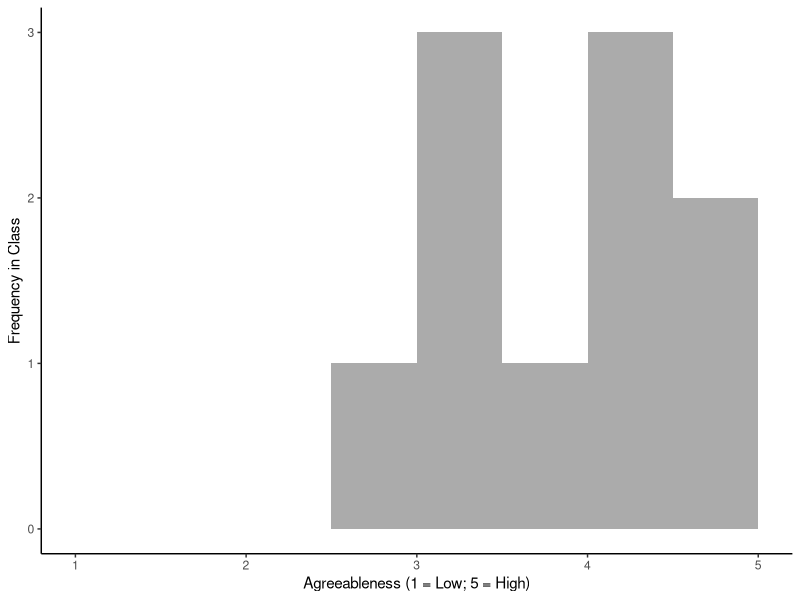
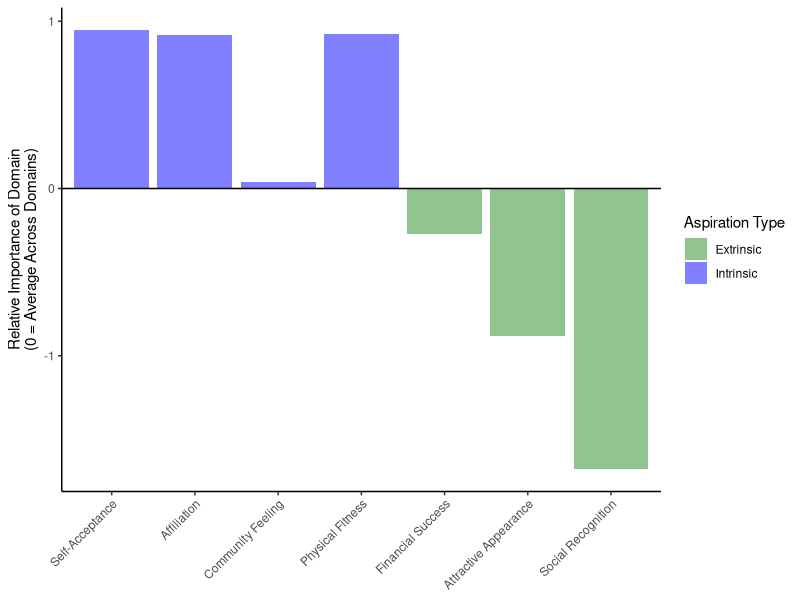
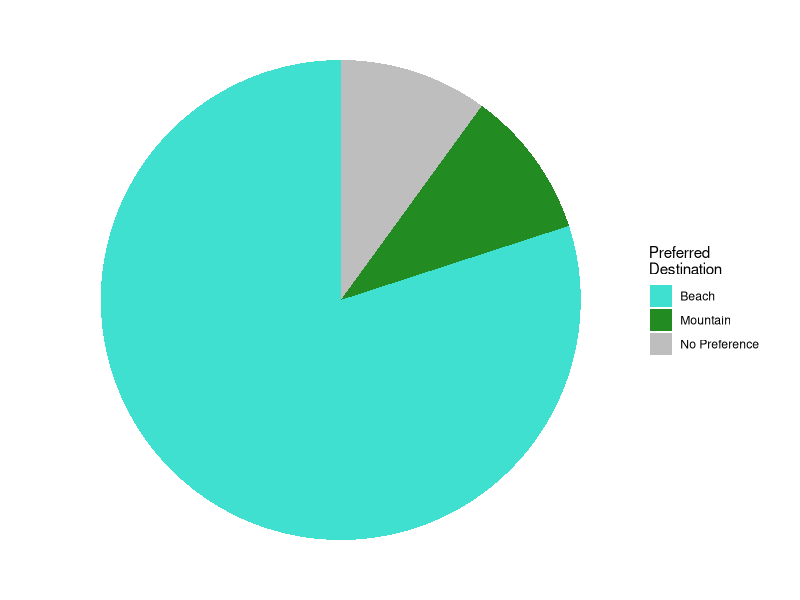
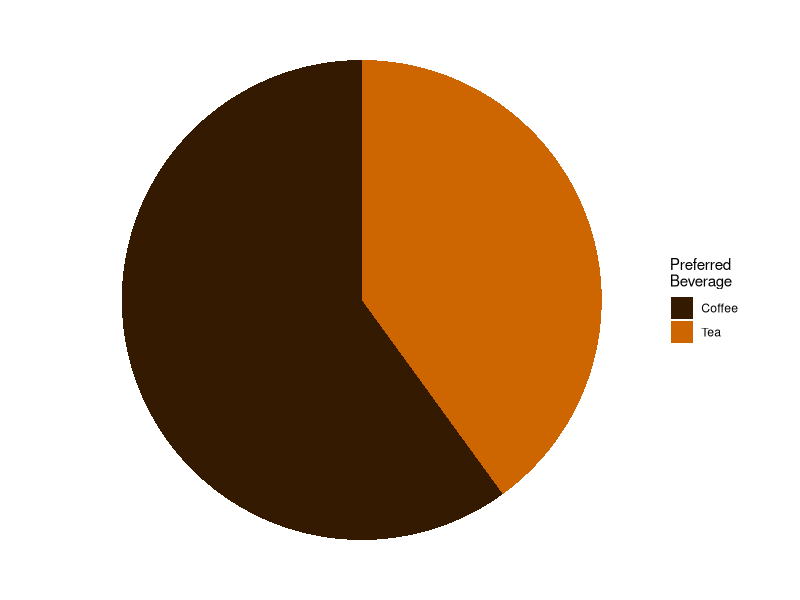
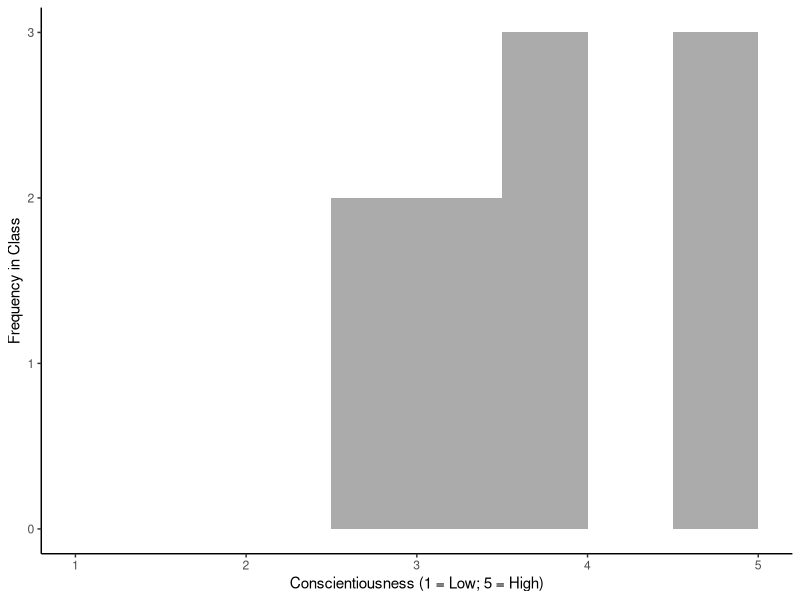
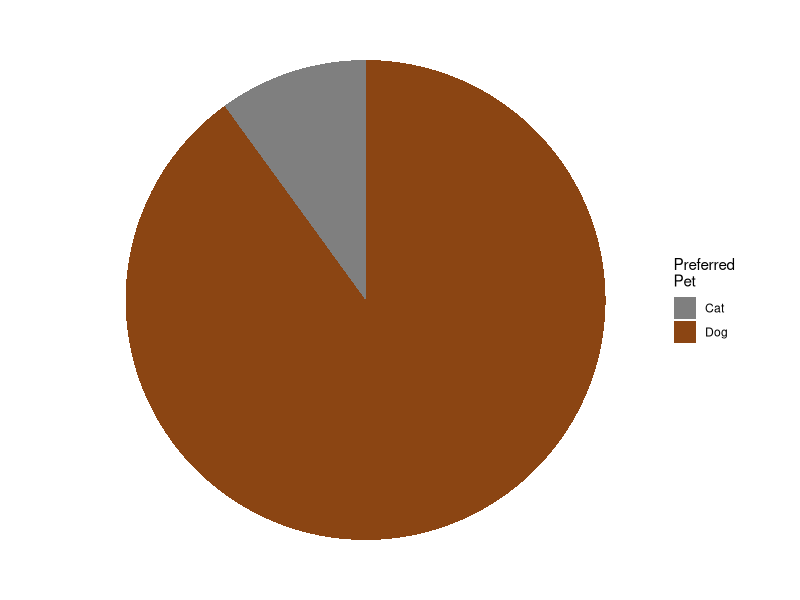
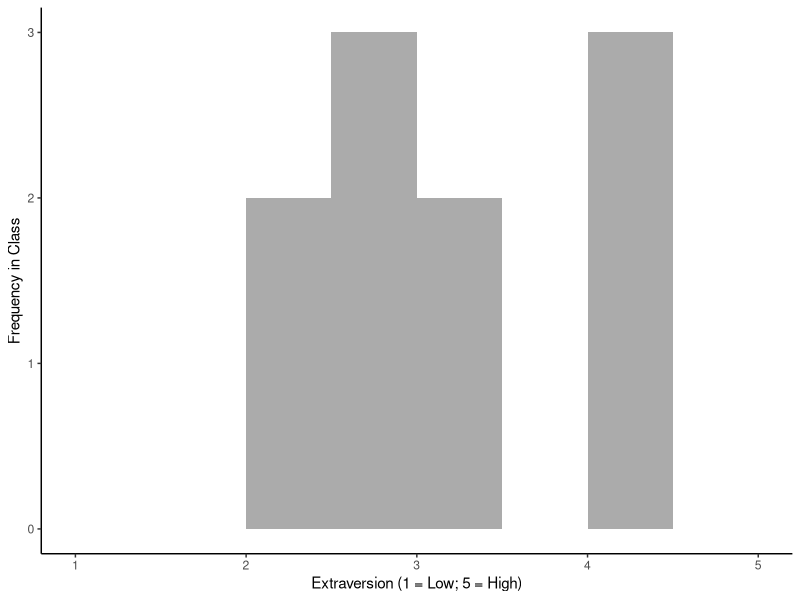
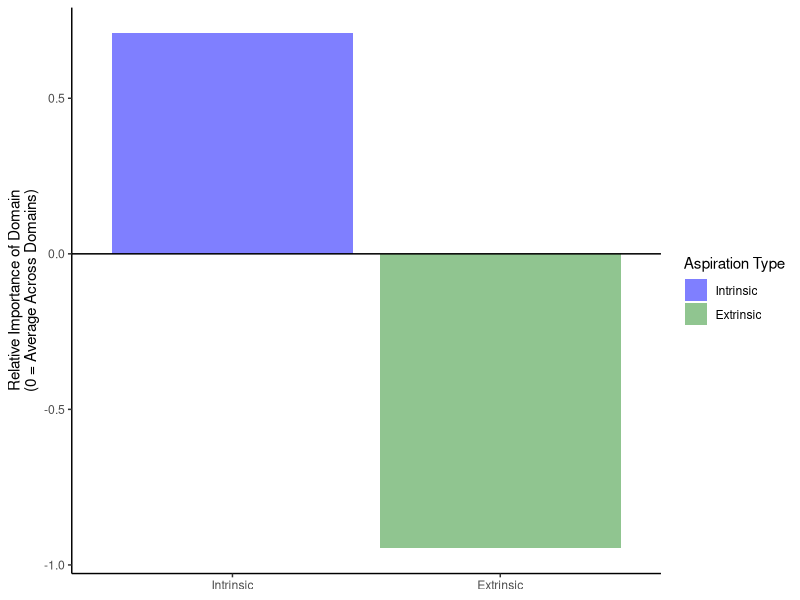

Reproduce these figures in R, in order. (Note: this script raises an error after producing the figures.)
# INSTRUCTIONS
#
# 1. After participants complete the questionnaire, export the raw dataset from Qualtrics with the
# *numeric values* (NOT *choice text*) option selected for the following code to run properly.
#
# 2. Then, save this CSV file in the "data" subfolder in Google Drive with the name "data.csv".
#
# 3. Finally, select all the text in this script by typing command-A and then click the "Run"
# button to run this script to generate the participant reports.
#
# 4. After running the script, the completed report PDFs will be saved to the "reports"
# subfolder labeled with each participant's UNI.

##### LOAD LIBRARIES, IMPORT, AND CLEAN DATA

# Load libraries
library(knitr) # Required for knitting
library(tidyverse) # Required for data cleaning
library(stringr) # Required for data cleaning
library(ggplot2) # Required for plots

# Import data
data <- read.csv(file="data/data.csv", header = TRUE, stringsAsFactors = FALSE)

# Delete two unnecessary additional header rows from Qualtrics export
data <- data[-which(data$StartDate == "Start Date"), ] # Repeated header row with column names
data <- data[-1,] # Header row with Qualtrics code in curly brackets

# Convert columns to numeric
data.num <- grep("bfi", colnames(data))
data.num <- append(data.num, grep("rfq", colnames(data)))
data.num <- append(data.num, grep("rmq", colnames(data)))
data.num <- append(data.num, grep("mfq", colnames(data)))
data.num <- append(data.num, grep("rtq", colnames(data)))
data.num <- append(data.num, grep("ai", colnames(data)))
data.num <- append(data.num, grep("mb", colnames(data)))
data.num <- append(data.num, grep("catdog", colnames(data)))
data.num <- append(data.num, grep("teacoffee", colnames(data)))
data.num <- append(data.num, grep("penpencil", colnames(data)))
data.num <- append(data.num, grep("attnchk", colnames(data)))
data[data.num] <- lapply(data[data.num], as.numeric) # Convert columns from character to numeric
rm(data.num) # Clear data.num from workspace as it is no longer needed

# Removing "@columbia.edu" where it appears in UNI field
data$uni <- str_remove(data$uni, "@columbia.edu")

# Renaming and ordering factor levels where appropriate
data$gender[data$gender == "1"] <- "male"
data$gender[data$gender == "2"] <- "female"
data$gender[data$gender == "3"] <- "other"
data$gender <- as.factor(data$gender)

data$language[data$language == "1"] <- "english"
data$language[data$language == "2"] <- "spanish"
data$language[data$language == "3"] <- "other"
data$language <- as.factor(data$language)

data$ethnicity[!(data$ethnicity == "1" | data$ethnicity == "2" | data$ethnicity == "3" |
                  data$ethnicity == "4" | data$ethnicity == "5" | data$ethnicity == "6" |
                  data$ethnicity == "7" | is.na(data$ethnicity) == TRUE)] <- "multi"
data$ethnicity[data$ethnicity == "1"] <- "amerindian"
data$ethnicity[data$ethnicity == "2"] <- "asian"
data$ethnicity[data$ethnicity == "3"] <- "black"
data$ethnicity[data$ethnicity == "4"] <- "hispanic"
data$ethnicity[data$ethnicity == "5"] <- "pacislander"
data$ethnicity[data$ethnicity == "6"] <- "white"
data$ethnicity[data$ethnicity == "7"] <- "other"
data$ethnicity <- as.factor(data$ethnicity)

data$education[data$education == "0"] <- "none"
data$education[data$education == "1"] <- "elementary"
data$education[data$education == "2"] <- "somehs"
data$education[data$education == "3"] <- "highschool"
data$education[data$education == "4"] <- "somecollege"
data$education[data$education == "5"] <- "associates"
data$education[data$education == "6"] <- "bachelors"
data$education[data$education == "7"] <- "masters"
data$education[data$education == "8"] <- "doctorate"
data$education <- as.factor(data$education)
data$education <- factor(data$education, ordered = TRUE, levels = c("none", "elementary", "somehs", "highschool", "somecollege", "associates", "bachelors", "masters", "doctorate"))

# In study, location presented as home state
data$location[data$location == "Prefer not to answer"] <- NA
data$location[data$location == "2"] <- "NotInUS"
data$location[data$location == "3"] <- "AL"
data$location[data$location == "4"] <- "AK"
data$location[data$location == "5"] <- "AS"
data$location[data$location == "6"] <- "AZ"
data$location[data$location == "7"] <- "AR"
data$location[data$location == "8"] <- "CA"
data$location[data$location == "58"] <- "CO"
data$location[data$location == "9"] <- "CT"
data$location[data$location == "10"] <- "DE"
data$location[data$location == "59"] <- "DC"
data$location[data$location == "12"] <- "FL"
data$location[data$location == "13"] <- "GA"
data$location[data$location == "14"] <- "GU"
data$location[data$location == "15"] <- "HI"
data$location[data$location == "16"] <- "ID"
data$location[data$location == "65"] <- "IL"
data$location[data$location == "66"] <- "IN"
data$location[data$location == "67"] <- "IA"
data$location[data$location == "68"] <- "KS"
data$location[data$location == "69"] <- "KY"
data$location[data$location == "70"] <- "LA"
data$location[data$location == "71"] <- "ME"
data$location[data$location == "72"] <- "MD"
data$location[data$location == "73"] <- "MA"
data$location[data$location == "74"] <- "MI"
data$location[data$location == "75"] <- "MN"
data$location[data$location == "76"] <- "MS"
data$location[data$location == "105"] <- "MO"
data$location[data$location == "77"] <- "MT"
data$location[data$location == "78"] <- "NE"
data$location[data$location == "79"] <- "NV"
data$location[data$location == "80"] <- "NH"
data$location[data$location == "81"] <- "NJ"
data$location[data$location == "82"] <- "NM"
data$location[data$location == "83"] <- "NY"
data$location[data$location == "84"] <- "NC"
data$location[data$location == "85"] <- "ND"
data$location[data$location == "86"] <- "MP"
data$location[data$location == "87"] <- "OH"
data$location[data$location == "88"] <- "OK"
data$location[data$location == "89"] <- "OR"
data$location[data$location == "90"] <- "PA"
data$location[data$location == "91"] <- "PR"
data$location[data$location == "92"] <- "RI"
data$location[data$location == "93"] <- "SC"
data$location[data$location == "94"] <- "SD"
data$location[data$location == "95"] <- "TN"
data$location[data$location == "96"] <- "TX"
data$location[data$location == "97"] <- "VI"
data$location[data$location == "98"] <- "UT"
data$location[data$location == "99"] <- "VT"
data$location[data$location == "100"] <- "VA"
data$location[data$location == "101"] <- "WA"
data$location[data$location == "102"] <- "WV"
data$location[data$location == "103"] <- "WI"
data$location[data$location == "104"] <- "WY"
data$location <- as.factor(data$location)

# Rescaling second group of MFQ items from 1-6 to 0-5
data$mfqcont_1 <- data$mfqcont_1 - 1
data$mfqcont_2 <- data$mfqcont_2 - 1
data$mfqcont_3 <- data$mfqcont_3 - 1
data$mfqcont_4 <- data$mfqcont_4 - 1
data$mfqcont_5 <- data$mfqcont_5 - 1
data$mfqcont_6 <- data$mfqcont_6 - 1
data$mfqcont_7 <- data$mfqcont_7 - 1
data$mfqcont_8 <- data$mfqcont_8 - 1
data$mfqcont_9 <- data$mfqcont_9 - 1
data$mfqcont_10 <- data$mfqcont_10 - 1
data$mfqcont_11 <- data$mfqcont_11 - 1
data$mfqcont_12 <- data$mfqcont_12 - 1
data$mfqcont_13 <- data$mfqcont_13 - 1
data$mfqcont_14 <- data$mfqcont_14 - 1
data$mfqcont_15 <- data$mfqcont_15 - 1
data$mfqcont_16 <- data$mfqcont_16 - 1

# Renaming MFQ items for easier calculation
data <- rename(data, mfq_17 = mfqcont_1, mfq_18 = mfqcont_2, mfq_19 = mfqcont_3, mfq_20 = mfqcont_4,
              mfq_21 = mfqcont_5, mfq_22 = mfqcont_6, mfq_23 = mfqcont_7, mfq_24 = mfqcont_8,
              mfq_25 = mfqcont_9, mfq_26 = mfqcont_10, mfq_27 = mfqcont_11, mfq_28 = mfqcont_12,
              mfq_29 = mfqcont_13, mfq_30 = mfqcont_14, mfq_31 = mfqcont_15, mfq_32 = mfqcont_16)

# Recoding fun measures for easier calculation
data$mb_1 <- recode(data$mb_1, "1" = "beach", "2" = "mountain")
data$mb_2 <- recode(data$mb_2, "1" = "mountain", "2" = "beach")
data$mb_3 <- recode(data$mb_3, "1" = "beach", "2" = "mountain")
data$mb_4 <- recode(data$mb_4, "1" = "mountain", "2" = "beach")
data$mb_5 <- recode(data$mb_5, "1" = "beach", "2" = "mountain")
data$mb_6 <- recode(data$mb_6, "1" = "mountain", "2" = "beach")
data$mb_1 <- recode(data$mb_1, "beach" = 1, "mountain" = 0) # mountain = 0, beach = 1
data$mb_2 <- recode(data$mb_2, "beach" = 1, "mountain" = 0) # mountain = 0, beach = 1
data$mb_3 <- recode(data$mb_3, "beach" = 1, "mountain" = 0) # mountain = 0, beach = 1
data$mb_4 <- recode(data$mb_4, "beach" = 1, "mountain" = 0) # mountain = 0, beach = 1
data$mb_5 <- recode(data$mb_5, "beach" = 1, "mountain" = 0) # mountain = 0, beach = 1
data$mb_6 <- recode(data$mb_6, "beach" = 1, "mountain" = 0) # mountain = 0, beach = 1
data$catdog.d <- recode(data$catdog, `1` = 0, `2` = 1) # cat = 0, dog = 1
data$catdog <- recode(data$catdog, `1` = "Cat", `2` = "Dog") # cat = 0, dog = 1
data$teacoffee.d <- recode(data$teacoffee, `1` = 0, `2` = 1) # tea = 0, coffee = 1
data$teacoffee <- recode(data$teacoffee, `1` = "Tea", `2` = "Coffee") # tea = 0, coffee = 1

##### CALCULATE SCALE SCORES

### BIG FIVE

# Extraversion: 1, 6R, 11, 16, 21R, 26, 31R, 36 (8 items)
data$extraversion <- (data$bfi_1 + (6-data$bfi_6) + data$bfi_11 + data$bfi_16 +
                       (6-data$bfi_21) + data$bfi_26 + (6-data$bfi_31) + data$bfi_36) / 8

# Agreeableness: 2R, 7, 12R, 17, 22, 27R, 32, 37R, 42 (9 items)
data$agreeableness <- ((6-data$bfi_2) + data$bfi_7 + (6-data$bfi_12) + data$bfi_17 + data$bfi_22 +
                        (6-data$bfi_27) + data$bfi_32 + (6-data$bfi_37) + data$bfi_42) / 9


# Conscientiousness: 3, 8R, 13, 18R, 23R, 28, 33, 38, 43R (9 items)
data$conscientiousness <- (data$bfi_3 + (6-data$bfi_8) + data$bfi_13 + (6-data$bfi_18) +
                            (6-data$bfi_23) + data$bfi_28 + data$bfi_33 + data$bfi_38 +
                            (6-data$bfi_43)) / 9

# Neuroticism: 4, 9R, 14, 19, 24R, 29, 34R, 39 (8 items)
data$neuroticism <- (data$bfi_4 + (6-data$bfi_9) + data$bfi_14 + data$bfi_19 +
                      (6-data$bfi_24) + data$bfi_29 + (6-data$bfi_34) + data$bfi_39) / 8

# Openness: 5, 10, 15, 20, 25, 30, 35R, 40, 41R, 44 (10 items)
data$openness <- (data$bfi_5 + data$bfi_10 + data$bfi_15 + data$bfi_20 + data$bfi_25 +
                   data$bfi_30 + (6-data$bfi_35) + data$bfi_40 + (6-data$bfi_41) +
                   data$bfi_44) / 10

### REGULULATORY FOCUS QUESTIONNAIRE

# Promotion
data$prom <- ((6-data$rfq_1) + data$rfq_3 + data$rfq_7 + (6-data$rfq_9) + data$rfq_10 + (6-data$rfq_11)) / 6

# Prevention
data$prev <- ((6-data$rfq_2) + (6-data$rfq_4) + data$rfq_5 + (6-data$rfq_6) + (6-data$rfq_8)) / 5

### REGULATORY MODE QUESTIONNAIRE

# Assessment
data$ass <- ((7-data$rmq_2) + data$rmq_6 + data$rmq_7 + data$rmq_9 + (7-data$rmq_10) + data$rmq_11 +
            data$rmq_15 + data$rmq_19 + data$rmq_20 + data$rmq_22 + (7-data$rmq_27) + data$rmq_30) / 12

# Locomotion
data$loc <- (data$rmq_1 + data$rmq_3 + data$rmq_4 + data$rmq_5 + data$rmq_8 + data$rmq_16 + data$rmq_21 +
            data$rmq_25 + data$rmq_28 + data$rmq_29 + (7-data$rmq_13) + (7-data$rmq_24)) / 12

### MORAL FOUNDATIONS QUESTIONNAIRE

# Harm/Care: 1, 7, 12, 17, 23, 28
data$harmcare <- data$mfq_1 + data$mfq_7 + data$mfq_12 + data$mfq_17 + data$mfq_23 + data$mfq_28

# Fairness/Reciprocity: 2, 8, 13, 18, 24, 29
data$fairrec <-  data$mfq_2 + data$mfq_8 + data$mfq_13 + data$mfq_18 + data$mfq_24 + data$mfq_29

# Ingroup/Loyalty: 3, 9, 14, 19, 25, 30
data$ingrployal <-  data$mfq_3 + data$mfq_9 + data$mfq_14 + data$mfq_19 + data$mfq_25 + data$mfq_30

# Authority/Respect: 4, 10, 15, 20, 26, 31
data$authresp <-  data$mfq_4 + data$mfq_10 + data$mfq_15 + data$mfq_20 + data$mfq_26 + data$mfq_31

# Purity/Sanctity: 5, 11, 16, 21, 27, 32
data$puresanc <-  data$mfq_5 + data$mfq_11 + data$mfq_16 + data$mfq_21 + data$mfq_27 + data$mfq_32

### RELATIONSHIP THEORIES QUESTIONNAIRE

# Soulmate: 1, 2, 3, 4, 5, 6R, 7, 8R, 9, 10, 11
data$soulmate <- (data$rtq_1 + data$rtq_2 + data$rtq_3 + data$rtq_4 + data$rtq_5 + (8-data$rtq_6) +
                 data$rtq_7 + (8-data$rtq_8) + data$rtq_9 + data$rtq_10 + data$rtq_11) / 11

# Work-it-out: 12, 13, 14, 15, 16, 17, 18, 19, 20
data$workitout <- (data$rtq_12 + data$rtq_13 + data$rtq_14 + data$rtq_15 + data$rtq_16 + data$rtq_17 +
                  data$rtq_18 + data$rtq_19 + data$rtq_20) / 9

### ASPIRATION INDEX

# Self-acceptance: 8, 16, 23, 35
data$selfaccept.raw <- (data$ai_imp_8 + data$ai_imp_16 + data$ai_imp_23 + data$ai_imp_35) / 4

# Affiliation: 9, 14, 18, 30, 40
data$affil.raw <- (data$ai_imp_9 + data$ai_imp_14 + data$ai_imp_18 + data$ai_imp_30 + data$ai_imp_40) / 5

# Community feeling: 6, 19, 27, 32, 39
data$commflg.raw <- (data$ai_imp_6 + data$ai_imp_19 + data$ai_imp_27 + data$ai_imp_32 + data$ai_imp_39) / 5

# Physical fitness: 1, 7, 24, 31
data$physfit.raw <- (data$ai_imp_1 + data$ai_imp_7 + data$ai_imp_24 + data$ai_imp_31) / 4

# Financial success: 4, 12, 25, 37
data$finsucc.raw <- (data$ai_imp_4 + data$ai_imp_12 + data$ai_imp_25 + data$ai_imp_37) / 4

# Attractive appearance: 3, 10, 22, 28, 42
data$attractive.raw <- (data$ai_imp_3 + data$ai_imp_10 + data$ai_imp_22 + data$ai_imp_28 + data$ai_imp_42) / 5

# Social recognition: 2, 5, 15, 29, 38
data$socrec.raw <- (data$ai_imp_2 + data$ai_imp_5 + data$ai_imp_15 + data$ai_imp_29 + data$ai_imp_38) / 5

# Computing average across all AI subscales
data$ai.avg <- (data$selfaccept.raw + data$affil.raw + data$commflg.raw + data$physfit.raw + data$finsucc.raw + 
               data$attractive.raw + data$socrec.raw) / 7

# Relative importance

# Self-acceptance
data$selfaccept <- data$selfaccept.raw - data$ai.avg

# Affiliation
data$affil <- data$affil.raw - data$ai.avg

# Community feeling
data$commflg <- data$commflg.raw - data$ai.avg

# Physical fitness
data$physfit <- data$physfit.raw - data$ai.avg

# Financial success
data$finsucc <- data$finsucc.raw - data$ai.avg

# Attractive appearance
data$attractive <- data$attractive.raw - data$ai.avg

# Social recognition
data$socrec <- data$socrec.raw - data$ai.avg

# Intrinsic aspirations
data$intrinsic <- (data$selfaccept + data$affil + data$commflg + data$physfit) / 4

# Extrinsic aspirations
data$extrinsic <- (data$finsucc + data$attractive + data$socrec) / 3

### FUN MEASURES

# Proportion of beach (vs. mountain)
data$beach.prop <- (data$mb_1 + data$mb_2 + data$mb_3 + data$mb_4 + data$mb_5 + data$mb_6) / 6
data <- data %>%
  mutate(beach = case_when(is.na(beach.prop) ~ "No Preference",
    (beach.prop > .5) ~ "Beach",
    (beach.prop < .5) ~ "Mountain",
    (beach.prop == .5) ~ "No Preference"))

##### GENERATE CLASS SUMMARY STATISTICS

### BIG FIVE

# Extraversion
extraversion.mean <- mean(data$extraversion, na.rm = TRUE)
extraversion.sd <- sd(data$extraversion, na.rm = TRUE)

# Agreeableness
agreeableness.mean <- mean(data$agreeableness, na.rm = TRUE)
agreeableness.sd <- sd(data$agreeableness, na.rm = TRUE)

# Conscientiousness
conscientiousness.mean <- mean(data$conscientiousness, na.rm = TRUE)
conscientiousness.sd <- sd(data$conscientiousness, na.rm = TRUE)

# Neuroticism
neuroticism.mean <- mean(data$neuroticism, na.rm = TRUE)
neuroticism.sd <- sd(data$neuroticism, na.rm = TRUE)

# Openness
openness.mean <- mean(data$openness, na.rm = TRUE)
openness.sd <- sd(data$openness, na.rm = TRUE)

### REGULULATORY FOCUS QUESTIONNAIRE

# Promotion
prom.mean <- mean(data$prom, na.rm = TRUE)
prom.sd <- sd(data$prom, na.rm = TRUE)

# Prevention
prev.mean <- mean(data$prev, na.rm = TRUE)
prev.sd <- sd(data$prev, na.rm = TRUE)

### REGULATORY MODE QUESTIONNAIRE

# Locomotion
loc.mean <- mean(data$loc, na.rm = TRUE)
loc.sd <- sd(data$loc, na.rm = TRUE)

# Assessment
ass.mean <- mean(data$ass, na.rm = TRUE)
ass.sd <- sd(data$ass, na.rm = TRUE)

### MORAL FOUNDATIONS QUESTIONNAIRE

# Harm/Care
harmcare.mean <- mean(data$harmcare, na.rm = TRUE)
harmcare.sd <- sd(data$harmcare, na.rm = TRUE)

# Fairness/Reciprocity
fairrec.mean <- mean(data$fairrec, na.rm = TRUE)
fairrec.sd <- sd(data$fairrec, na.rm = TRUE)

# Ingroup/Loyalty
ingrployal.mean <- mean(data$ingrployal, na.rm = TRUE)
ingrployal.sd <- sd(data$ingrployal, na.rm = TRUE)

# Authority/Respect
authresp.mean <- mean(data$authresp, na.rm = TRUE)
authresp.sd <- sd(data$authresp, na.rm = TRUE)

# Purity/Sanctity
puresanc.mean <- mean(data$puresanc, na.rm = TRUE)
puresanc.sd <- sd(data$puresanc, na.rm = TRUE)

### RELATIONSHIP THEORIES QUESTIONNAIRE

# Soulmate
soulmate.mean <- mean(data$soulmate, na.rm = TRUE)
soulmate.sd <- sd(data$soulmate, na.rm = TRUE)

# Work-it-out
workitout.mean <- mean(data$workitout, na.rm = TRUE)
workitout.sd <- sd(data$workitout, na.rm = TRUE)

### ASPIRATION INDEX

# Self-acceptance (raw)
selfaccept.raw.mean <- mean(data$selfaccept.raw, na.rm = TRUE)
selfaccept.raw.sd <- sd(data$selfaccept.raw, na.rm = TRUE)

# Affiliation (raw)
affil.raw.mean <- mean(data$affil.raw, na.rm = TRUE)
affil.raw.sd <- sd(data$affil.raw, na.rm = TRUE)

# Community feeling (raw)
commflg.raw.mean <- mean(data$commflg.raw, na.rm = TRUE)
commflg.raw.sd <- sd(data$commflg.raw, na.rm = TRUE)

# Physical fitness (raw)
physfit.raw.mean <- mean(data$physfit.raw, na.rm = TRUE)
physfit.raw.sd <- sd(data$physfit.raw, na.rm = TRUE)

# Financial success (raw)
finsucc.raw.mean <- mean(data$finsucc.raw, na.rm = TRUE)
finsucc.raw.sd <- sd(data$finsucc.raw, na.rm = TRUE)

# Attractive appearance (raw)
attractive.raw.mean <- mean(data$attractive.raw, na.rm = TRUE)
attractive.raw.sd <- sd(data$attractive.raw, na.rm = TRUE)

# Social recognition (raw)
socrec.raw.mean <- mean(data$socrec.raw, na.rm = TRUE)
socrec.raw.sd <- sd(data$socrec.raw, na.rm = TRUE)

# Computing average across all AI subscales
ai.avg.mean <- (selfaccept.raw.mean + affil.raw.mean + commflg.raw.mean + physfit.raw.mean + finsucc.raw.mean + 
                attractive.raw.mean + socrec.raw.mean) / 7

## Relative importance

# Self-acceptance
selfaccept.mean <- selfaccept.raw.mean - ai.avg.mean

# Affiliation
affil.mean <- affil.raw.mean - ai.avg.mean

# Community feeling
commflg.mean <- commflg.raw.mean - ai.avg.mean

# Physical fitness
physfit.mean <- physfit.raw.mean - ai.avg.mean

# Financial success
finsucc.mean <- finsucc.raw.mean - ai.avg.mean

# Attractive appearance
attractive.mean <- attractive.raw.mean - ai.avg.mean

# Social recognition
socrec.mean <- socrec.raw.mean - ai.avg.mean

# Intrinsic aspirations
intrinsic.mean <- (selfaccept.mean + affil.mean + commflg.mean + physfit.mean) / 4

# Extrinsic aspirations
extrinsic.mean <- (finsucc.mean + attractive.mean + socrec.mean) / 3

### FUN MEASURES

# Proportion of beach (vs. mountain) responses
beach.prop.mean <- mean(data$beach.prop, na.rm = TRUE)
beach.prop.sd <- sd(data$beach.prop, na.rm = TRUE)

# Proportion of beach (vs. mountain) classmates
beach.prop <- nrow(filter(data, beach == "Beach")) / nrow(data)
mountain.prop <- nrow(filter(data, beach == "Mountain")) / nrow(data)
nopref.prop <- nrow(filter(data, beach == "No Preference")) / nrow(data)

# Proportion of coffee (vs. tea) classmates
coffee.mean <- mean(data$teacoffee.d, na.rm = TRUE)

# Proportion of dog (vs. cat) classmates
dog.mean <- mean(data$catdog.d, na.rm = TRUE)

##### GENERATE CLASS PLOTS

### BIG FIVE

# Extraversion plot
extraversion.plot <- ggplot(data = data, aes(x = extraversion)) +
  coord_cartesian(xlim = c(1, 5)) +
  geom_histogram(binwidth = .5, boundary = 0, alpha = .5) +
  labs(x="Extraversion (1 = Low; 5 = High)", y = "Frequency in Class") +
  theme_classic()

# Agreeableness plot
agreeableness.plot <- ggplot(data = data, aes(x = agreeableness)) +
  coord_cartesian(xlim = c(1, 5)) +
  geom_histogram(binwidth = .5, boundary = 0, alpha = .5) +
  labs(x="Agreeableness (1 = Low; 5 = High)", y = "Frequency in Class") +
  theme_classic()

# Conscientiousness plot
conscientiousness.plot <- ggplot(data = data, aes(x = conscientiousness)) +
  coord_cartesian(xlim = c(1, 5)) +
  geom_histogram(binwidth = .5, boundary = 0, alpha = .5) +
  labs(x="Conscientiousness (1 = Low; 5 = High)", y = "Frequency in Class") +
  theme_classic()

# Neuroticism plot
neuroticism.plot <- ggplot(data = data, aes(x = neuroticism)) +
  coord_cartesian(xlim = c(1, 5)) +
  geom_histogram(binwidth = .5, boundary = 0, alpha = .5) +
  labs(x="Neuroticism (1 = Low; 5 = High)", y = "Frequency in Class") +
  theme_classic()

# Openness plot
openness.plot <- ggplot(data = data, aes(x = openness)) +
  coord_cartesian(xlim = c(1, 5)) +
  geom_histogram(binwidth = .5, boundary = 0, alpha = .5) +
  labs(x="Openness (1 = Low; 5 = High)", y = "Frequency in Class") +
  theme_classic()

### REGULULATORY FOCUS QUESTIONNAIRE

rfqnames <- c("Promotion Pride", "Prevention Pride")
rfqmeans <- c(prom.mean, prev.mean)
rfqsummary <- data.frame(cbind(rfqnames, rfqmeans))
rfqsummary$rfqmeans <- as.numeric(as.character(rfqsummary$rfqmeans))

rfq.plot <- ggplot(data = rfqsummary, aes(x = rfqnames, y = rfqmeans)) +
  geom_col(alpha = .5) +
  labs(x = NULL, y = "Regulatory Focus Pride\n(1 = Low; 5 = High)") +
  coord_cartesian(ylim = c(.5, 5)) +
  theme_classic()

### REGULATORY MODE QUESTIONNAIRE

rmqnames <- c("Assessment", "Locomotion")
rmqmeans <- c(ass.mean, loc.mean)
rmqsummary <- data.frame(cbind(rmqnames, rmqmeans))
rmqsummary$rmqmeans <- as.numeric(as.character(rmqsummary$rmqmeans))

rmq.plot <- ggplot(data = rmqsummary, aes(x = rmqnames, y = rmqmeans)) +
  geom_col(alpha = .5) +
  labs(x = NULL, y = "Regulatory Mode\n(1 = Low; 6 = High)") +
  coord_cartesian(ylim = c(.5, 6)) +
  theme_classic()

### MORAL FOUNDATIONS QUESTIONNAIRE

mfqnames <- c("Care/Harm", "Fairness/Cheating", "Loyalty/Betrayal", "Authority/Subversion", "Sanctity/Degradation")
mfqmeans <- c(harmcare.mean, fairrec.mean, ingrployal.mean, authresp.mean, puresanc.mean)
mfqsummary <- data.frame(cbind(mfqnames, mfqmeans))
mfqsummary$mfqnames <- factor(mfqsummary$mfqnames, ordered = TRUE, levels = c("Care/Harm", "Fairness/Cheating",
                                                                              "Loyalty/Betrayal", "Authority/Subversion",
                                                                              "Sanctity/Degradation"))
mfqsummary$mfqmeans <- as.numeric(as.character(mfqsummary$mfqmeans))

mfq.plot <- ggplot(data = mfqsummary, aes(x = mfqnames, y = mfqmeans)) +
  geom_col(alpha = .5) +
  labs(x = NULL, y = "Moral Foundation Strength\n(0 = Low; 30 = High)") +
  coord_cartesian(ylim = c(0, 30)) +
  theme_classic()

### RELATIONSHIP THEORIES QUESTIONNAIRE

rtqnames <- c("Soulmate", "Work-It-Out")
rtqmeans <- c(soulmate.mean, workitout.mean)
rtqsummary <- data.frame(cbind(rtqnames, rtqmeans))
rtqsummary$rtqmeans <- as.numeric(as.character(rtqsummary$rtqmeans))

rtq.plot <- ggplot(data = rtqsummary, aes(x = rtqnames, y = rtqmeans)) +
  geom_col(alpha = .5) +
  labs(x = NULL, y = "Relationship Theory Endorsement\n(1 = Low; 7 = High)") +
  coord_cartesian(ylim = c(.5, 7)) +
  theme_classic()

### ASPIRATION INDEX

# Relative Importance of All Aspirations

ainames <- c("Self-Acceptance", "Affiliation", "Community Feeling", "Physical Fitness", "Financial Success",
             "Attractive Appearance", "Social Recognition")
aimeans <- c(selfaccept.mean, affil.mean, commflg.mean, physfit.mean, finsucc.mean, attractive.mean, socrec.mean)
aitype <- c("Intrinsic", "Intrinsic", "Intrinsic", "Intrinsic", "Extrinsic", "Extrinsic", "Extrinsic")
aisummary <- data.frame(cbind(ainames, aimeans, aitype))
aisummary$ainames <- factor(aisummary$ainames, ordered = TRUE, levels = c("Self-Acceptance", "Affiliation", "Community Feeling", "Physical Fitness", "Financial Success",
                                                                          "Attractive Appearance", "Social Recognition"))
aisummary$aimeans <- as.numeric(as.character(aisummary$aimeans))

ai.plot <- ggplot(data = aisummary, aes(x = ainames, y = aimeans)) +
  geom_col(alpha = .5, aes(fill = aitype)) +
  scale_fill_manual(name = "Aspiration Type", values = c("Extrinsic" = "forestgreen", "Intrinsic" = "blue")) +
  geom_hline(aes(yintercept = 0)) +
  labs(x = NULL, y = "Relative Importance of Domain\n(0 = Average Across Domains)") +
  theme_classic() +
  theme(axis.text.x = element_text(angle = 45, vjust = 1, hjust = 1))

# Relative Importance of Intrinsic vs. Extrinsic Aspirations

inexnames <- c("Intrinsic", "Extrinsic")
inexmeans <- c(intrinsic.mean, extrinsic.mean)
inexsummary <- data.frame(cbind(inexnames, inexmeans))
inexsummary$inexnames <- factor(inexsummary$inexnames, ordered = TRUE, levels = c("Intrinsic", "Extrinsic"))
inexsummary$inexmeans <- as.numeric(as.character(inexsummary$inexmeans))

inex.plot <- ggplot(data = inexsummary, aes(x = inexnames, y = inexmeans)) +
  geom_col(alpha = .5, aes(fill = inexnames)) +
  scale_fill_manual(name = "Aspiration Type", values = c("Extrinsic" = "forestgreen", "Intrinsic" = "blue")) +
  geom_hline(aes(yintercept = 0)) +
  labs(x = NULL, y = "Relative Importance of Domain\n(0 = Average Across Domains)") +
  theme_classic()

### FUN MEASURES

# Proportion of beach (vs. mountain)
beach.plot <- ggplot(data = subset(data, !is.na(beach)), aes(x = "", fill = factor(beach))) +
  geom_bar(width = 1) +
  coord_polar("y", start = 0) +
  scale_fill_manual(name = "Preferred\nDestination", values = c("Beach" = "turquoise", "Mountain" = "forestgreen", "No Preference" = "gray")) +
  theme_void()

# Proportion of coffee (vs. tea)
coffee.plot <- ggplot(data = subset(data, !is.na(teacoffee)), aes(x = "", fill = factor(teacoffee))) +
  geom_bar(width = 1) +
  coord_polar("y", start = 0) +
  scale_fill_manual(name = "Preferred\nBeverage", values = c("Coffee" = "#331a00", "Tea" = "darkorange3")) +
  theme_void()

# Proportion of dog (vs. cat)
dog.plot <- ggplot(data = subset(data, !is.na(catdog)), aes(x = "", fill = factor(catdog))) +
  geom_bar(width = 1) +
  coord_polar("y", start = 0) +
  scale_fill_manual(name = "Preferred\nPet", values = c("Cat" = "gray50", "Dog" = "chocolate4")) +
  theme_void()

##### GENERATE REPORTS

for (student in unique(data$uni)){
  rmarkdown::render('ReportTemplate.Rmd',
                    output_file = paste("report_", student, ".pdf", sep=''), 
                    output_dir = 'reports')
}
